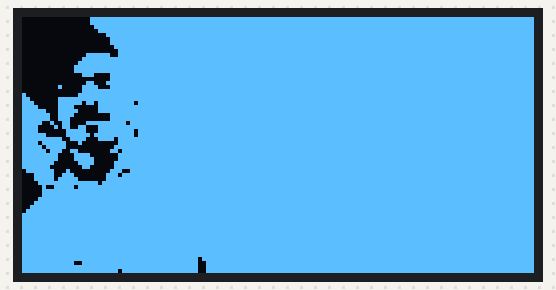
The sketch below on a simulated Arduino Uno, built with avr-gcc and run on an emulated ATmega328P. Shown: 128×64 one-colour display.

Above: at 2.1 s.
At 3.1 s:
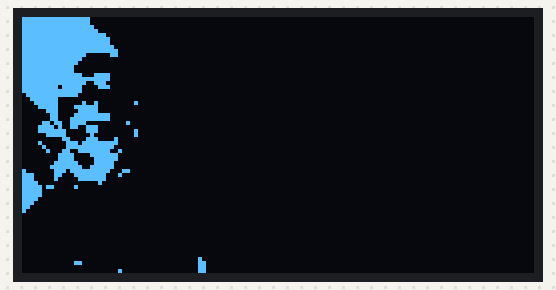

Measured:
- what the display in image 0 shows lasts 1.0 s, from 2.1 s to 3.1 s

The sketch:

image_oled.ino
```cpp
#include <Wire.h>
#include <Adafruit_GFX.h>
#include <Adafruit_SSD1306.h>

#define SCREEN_WIDTH 128 // OLED width,  in pixels
#define SCREEN_HEIGHT 64 // OLED height, in pixels

// create an OLED display object connected to I2C
Adafruit_SSD1306 oled(SCREEN_WIDTH, SCREEN_HEIGHT, &Wire, -1);

// bitmap of arduino-icon image
const unsigned char arduino_icon [] PROGMEM = {
  // 'arduino-icon', 128x64px
  0x00, 0x00, 0x7f, 0xff, 0xff, 0xff, 0xff, 0xff, 0xff, 0xff, 0xff, 0xff, 0xff, 0xff, 0xff, 0xff,
0x00, 0x00, 0x7f, 0xff, 0xff, 0xff, 0xff, 0xff, 0xff, 0xff, 0xff, 0xff, 0xff, 0xff, 0xff, 0xff,
0x00, 0x00, 0x3f, 0xff, 0xff, 0xff, 0xff, 0xff, 0xff, 0xff, 0xff, 0xff, 0xff, 0xff, 0xff, 0xff,
0x00, 0x00, 0x1f, 0xff, 0xff, 0xff, 0xff, 0xff, 0xff, 0xff, 0xff, 0xff, 0xff, 0xff, 0xff, 0xff,
0x00, 0x00, 0x07, 0xff, 0xff, 0xff, 0xff, 0xff, 0xff, 0xff, 0xff, 0xff, 0xff, 0xff, 0xff, 0xff,
0x00, 0x00, 0x03, 0xff, 0xff, 0xff, 0xff, 0xff, 0xff, 0xff, 0xff, 0xff, 0xff, 0xff, 0xff, 0xff,
0x00, 0x00, 0x03, 0xff, 0xff, 0xff, 0xff, 0xff, 0xff, 0xff, 0xff, 0xff, 0xff, 0xff, 0xff, 0xff,
0x00, 0x00, 0x01, 0xff, 0xff, 0xff, 0xff, 0xff, 0xff, 0xff, 0xff, 0xff, 0xff, 0xff, 0xff, 0xff,
0x00, 0x00, 0x00, 0xff, 0xff, 0xff, 0xff, 0xff, 0xff, 0xff, 0xff, 0xff, 0xff, 0xff, 0xff, 0xff,
0x00, 0x00, 0xfc, 0xff, 0xff, 0xff, 0xff, 0xff, 0xff, 0xff, 0xff, 0xff, 0xff, 0xff, 0xff, 0xff,
0x00, 0x01, 0xff, 0xff, 0xff, 0xff, 0xff, 0xff, 0xff, 0xff, 0xff, 0xff, 0xff, 0xff, 0xff, 0xff,
0x00, 0x03, 0xff, 0xff, 0xff, 0xff, 0xff, 0xff, 0xff, 0xff, 0xff, 0xff, 0xff, 0xff, 0xff, 0xff,
0x00, 0x07, 0xff, 0xff, 0xff, 0xff, 0xff, 0xff, 0xff, 0xff, 0xff, 0xff, 0xff, 0xff, 0xff, 0xff,
0x00, 0x07, 0xff, 0xff, 0xff, 0xff, 0xff, 0xff, 0xff, 0xff, 0xff, 0xff, 0xff, 0xff, 0xff, 0xff,
0x00, 0x01, 0xc3, 0xff, 0xff, 0xff, 0xff, 0xff, 0xff, 0xff, 0xff, 0xff, 0xff, 0xff, 0xff, 0xff,
0x00, 0x00, 0x03, 0xff, 0xff, 0xff, 0xff, 0xff, 0xff, 0xff, 0xff, 0xff, 0xff, 0xff, 0xff, 0xff,
0x00, 0x00, 0xc7, 0xff, 0xff, 0xff, 0xff, 0xff, 0xff, 0xff, 0xff, 0xff, 0xff, 0xff, 0xff, 0xff,
0x00, 0x41, 0xe3, 0xff, 0xff, 0xff, 0xff, 0xff, 0xff, 0xff, 0xff, 0xff, 0xff, 0xff, 0xff, 0xff,
0x00, 0x01, 0xff, 0xff, 0xff, 0xff, 0xff, 0xff, 0xff, 0xff, 0xff, 0xff, 0xff, 0xff, 0xff, 0xff,
0x80, 0x03, 0xff, 0xff, 0xff, 0xff, 0xff, 0xff, 0xff, 0xff, 0xff, 0xff, 0xff, 0xff, 0xff, 0xff,
0xc0, 0x7f, 0xff, 0xff, 0xff, 0xff, 0xff, 0xff, 0xff, 0xff, 0xff, 0xff, 0xff, 0xff, 0xff, 0xff,
0xe0, 0x7e, 0xdf, 0xf7, 0xff, 0xff, 0xff, 0xff, 0xff, 0xff, 0xff, 0xff, 0xff, 0xff, 0xff, 0xff,
0xf0, 0x78, 0x1f, 0xff, 0xff, 0xff, 0xff, 0xff, 0xff, 0xff, 0xff, 0xff, 0xff, 0xff, 0xff, 0xff,
0xfc, 0x7c, 0x1f, 0xff, 0xff, 0xff, 0xff, 0xff, 0xff, 0xff, 0xff, 0xff, 0xff, 0xff, 0xff, 0xff,
0xfe, 0x78, 0x03, 0xff, 0xff, 0xff, 0xff, 0xff, 0xff, 0xff, 0xff, 0xff, 0xff, 0xff, 0xff, 0xff,
0xfe, 0x70, 0x03, 0xff, 0xff, 0xff, 0xff, 0xff, 0xff, 0xff, 0xff, 0xff, 0xff, 0xff, 0xff, 0xff,
0xf9, 0x30, 0xff, 0xdf, 0xff, 0xff, 0xff, 0xff, 0xff, 0xff, 0xff, 0xff, 0xff, 0xff, 0xff, 0xff,
0xf0, 0xb3, 0x1f, 0xff, 0xff, 0xff, 0xff, 0xff, 0xff, 0xff, 0xff, 0xff, 0xff, 0xff, 0xff, 0xff,
0xf0, 0x1f, 0x1f, 0xf7, 0xff, 0xff, 0xff, 0xff, 0xff, 0xff, 0xff, 0xff, 0xff, 0xff, 0xff, 0xff,
0xfc, 0x1f, 0xbf, 0xf7, 0xff, 0xff, 0xff, 0xff, 0xff, 0xff, 0xff, 0xff, 0xff, 0xff, 0xff, 0xff,
0xff, 0xcf, 0x1e, 0xff, 0xff, 0xff, 0xff, 0xff, 0xff, 0xff, 0xff, 0xff, 0xff, 0xff, 0xff, 0xff,
0xf7, 0xe2, 0x00, 0xff, 0xff, 0xff, 0xff, 0xff, 0xff, 0xff, 0xff, 0xff, 0xff, 0xff, 0xff, 0xff,
0xfb, 0xe0, 0x01, 0xff, 0xff, 0xff, 0xff, 0xff, 0xff, 0xff, 0xff, 0xff, 0xff, 0xff, 0xff, 0xff,
0xfd, 0xcc, 0x03, 0x7f, 0xff, 0xff, 0xff, 0xff, 0xff, 0xff, 0xff, 0xff, 0xff, 0xff, 0xff, 0xff,
0xff, 0x87, 0x80, 0xff, 0xff, 0xff, 0xff, 0xff, 0xff, 0xff, 0xff, 0xff, 0xff, 0xff, 0xff, 0xff,
0xff, 0x87, 0xc0, 0xff, 0xff, 0xff, 0xff, 0xff, 0xff, 0xff, 0xff, 0xff, 0xff, 0xff, 0xff, 0xff,
0xff, 0x03, 0xc1, 0xff, 0xff, 0xff, 0xff, 0xff, 0xff, 0xff, 0xff, 0xff, 0xff, 0xff, 0xff, 0xff,
0xfe, 0x01, 0x81, 0xff, 0xff, 0xff, 0xff, 0xff, 0xff, 0xff, 0xff, 0xff, 0xff, 0xff, 0xff, 0xff,
0x7f, 0x10, 0x03, 0x9f, 0xff, 0xff, 0xff, 0xff, 0xff, 0xff, 0xff, 0xff, 0xff, 0xff, 0xff, 0xff,
0x1f, 0x38, 0x07, 0x7f, 0xff, 0xff, 0xff, 0xff, 0xff, 0xff, 0xff, 0xff, 0xff, 0xff, 0xff, 0xff,
0x1f, 0x7c, 0x07, 0xff, 0xff, 0xff, 0xff, 0xff, 0xff, 0xff, 0xff, 0xff, 0xff, 0xff, 0xff, 0xff,
0x0f, 0xff, 0xef, 0xff, 0xff, 0xff, 0xff, 0xff, 0xff, 0xff, 0xff, 0xff, 0xff, 0xff, 0xff, 0xff,
0x04, 0xfb, 0xff, 0xff, 0xff, 0xff, 0xff, 0xff, 0xff, 0xff, 0xff, 0xff, 0xff, 0xff, 0xff, 0xff,
0x07, 0xff, 0xff, 0xff, 0xff, 0xff, 0xff, 0xff, 0xff, 0xff, 0xff, 0xff, 0xff, 0xff, 0xff, 0xff,
0x07, 0xff, 0xff, 0xff, 0xff, 0xff, 0xff, 0xff, 0xff, 0xff, 0xff, 0xff, 0xff, 0xff, 0xff, 0xff,
0x0f, 0xff, 0xff, 0xff, 0xff, 0xff, 0xff, 0xff, 0xff, 0xff, 0xff, 0xff, 0xff, 0xff, 0xff, 0xff,
0x1f, 0xff, 0xff, 0xff, 0xff, 0xff, 0xff, 0xff, 0xff, 0xff, 0xff, 0xff, 0xff, 0xff, 0xff, 0xff,
0x3f, 0xff, 0xff, 0xff, 0xff, 0xff, 0xff, 0xff, 0xff, 0xff, 0xff, 0xff, 0xff, 0xff, 0xff, 0xff,
0x7f, 0xff, 0xff, 0xff, 0xff, 0xff, 0xff, 0xff, 0xff, 0xff, 0xff, 0xff, 0xff, 0xff, 0xff, 0xff,
0xff, 0xff, 0xff, 0xff, 0xff, 0xff, 0xff, 0xff, 0xff, 0xff, 0xff, 0xff, 0xff, 0xff, 0xff, 0xff,
0xff, 0xff, 0xff, 0xff, 0xff, 0xff, 0xff, 0xff, 0xff, 0xff, 0xff, 0xff, 0xff, 0xff, 0xff, 0xff,
0xff, 0xff, 0xff, 0xff, 0xff, 0xff, 0xff, 0xff, 0xff, 0xff, 0xff, 0xff, 0xff, 0xff, 0xff, 0xff,
0xff, 0xff, 0xff, 0xff, 0xff, 0xff, 0xff, 0xff, 0xff, 0xff, 0xff, 0xff, 0xff, 0xff, 0xff, 0xff,
0xff, 0xff, 0xff, 0xff, 0xff, 0xff, 0xff, 0xff, 0xff, 0xff, 0xff, 0xff, 0xff, 0xff, 0xff, 0xff,
0xff, 0xff, 0xff, 0xff, 0xff, 0xff, 0xff, 0xff, 0xff, 0xff, 0xff, 0xff, 0xff, 0xff, 0xff, 0xff,
0xff, 0xff, 0xff, 0xff, 0xff, 0xff, 0xff, 0xff, 0xff, 0xff, 0xff, 0xff, 0xff, 0xff, 0xff, 0xff,
0xff, 0xff, 0xff, 0xff, 0xff, 0xff, 0xff, 0xff, 0xff, 0xff, 0xff, 0xff, 0xff, 0xff, 0xff, 0xff,
0xff, 0xff, 0xff, 0xff, 0xff, 0xff, 0xff, 0xff, 0xff, 0xff, 0xff, 0xff, 0xff, 0xff, 0xff, 0xff,
0xff, 0xff, 0xff, 0xff, 0xff, 0xff, 0xff, 0xff, 0xff, 0xff, 0xff, 0xff, 0xff, 0xff, 0xff, 0xff,
0xff, 0xff, 0xff, 0xff, 0xff, 0xff, 0xff, 0xff, 0xff, 0xff, 0xff, 0xff, 0xff, 0xff, 0xff, 0xff,
0xff, 0xff, 0xff, 0xff, 0xff, 0xf7, 0xff, 0xff, 0xff, 0xff, 0xff, 0xff, 0xff, 0xff, 0xff, 0xff,
0xff, 0xf9, 0xff, 0xff, 0xff, 0xf3, 0xff, 0xff, 0xff, 0xff, 0xff, 0xff, 0xff, 0xff, 0xff, 0xff,
0xff, 0xff, 0xff, 0xff, 0xff, 0xf3, 0xff, 0xff, 0xff, 0xff, 0xff, 0xff, 0xff, 0xff, 0xff, 0xff,
0xff, 0xff, 0xff, 0x7f, 0xff, 0xf3, 0xff, 0xff, 0xff, 0xff, 0xff, 0xff, 0xff, 0xff, 0xff, 0xff
};

void setup() {
  Serial.begin(9600);

  // initialize OLED display with I2C address 0x3C
  if (!oled.begin(SSD1306_SWITCHCAPVCC, 0x3C)) {
    Serial.println(F("failed to start SSD1306 OLED"));
    while (1);
  }

  delay(2000); // wait two seconds for initializing
  oled.setCursor(0, 0);
}

void loop() {
  oled.clearDisplay();

  // display bitmap
  oled.drawBitmap(0, 0, arduino_icon, 128, 64, WHITE);
  oled.display();
  delay(1000);

  // invert display
  oled.invertDisplay(1);
  delay(1000);
}
```
